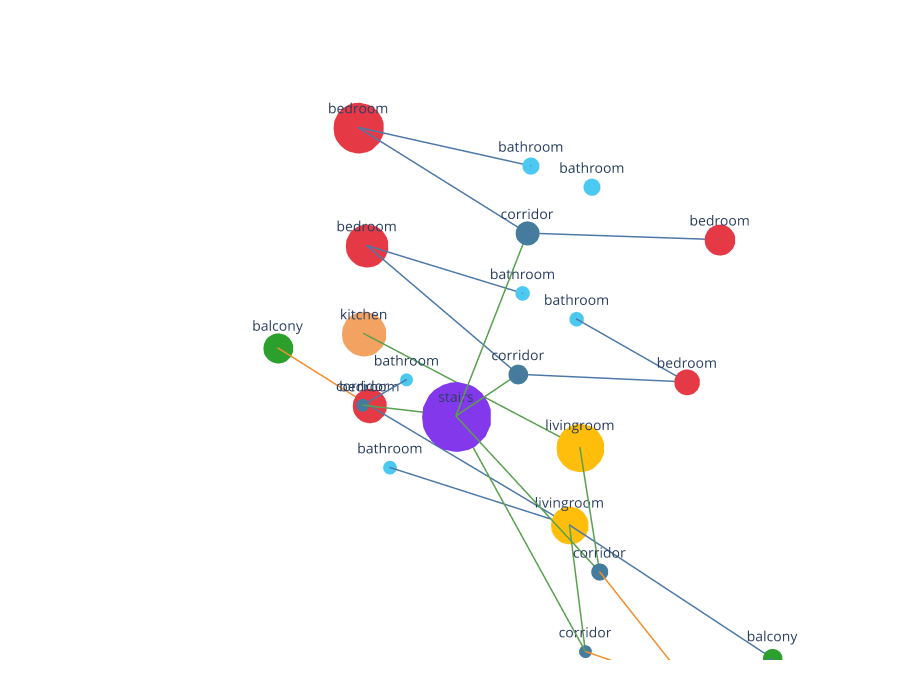

Notebook code cell kept with this figure:
### Markdown cell above
## 11B. Visualise the room adjacency graph

### Code cell
DOOR_COLOR = {
    "passage":       "#59A14F",
    "door":          "#4E79A7",
    "entrance_door": "#F28E2B",
}

# Area per cell — selectors and all_cells are built 1-to-1
cell_areas = [Cell.SurfaceArea(c) for c in all_cells]
min_area   = min(cell_areas)
max_area   = max(cell_areas)

def area_to_size(area):
    return 12 + int(48 * (area - min_area) / (max_area - min_area + 1))

# Selector positions for nearest-neighbour lookup
sel_pos = [(Vertex.X(s), Vertex.Y(s), Vertex.Z(s)) for s in selectors]

def _d3(a, b):
    return ((a[0]-b[0])**2 + (a[1]-b[1])**2 + (a[2]-b[2])**2) ** 0.5

def nearest_sel_idx(v):
    p = (Vertex.X(v), Vertex.Y(v), Vertex.Z(v))
    return min(range(len(sel_pos)), key=lambda i: _d3(p, sel_pos[i]))

def nearest_area(v):
    return cell_areas[nearest_sel_idx(v)]

def get_rt(v):
    return Dictionary.ValueAtKey(Topology.Dictionary(v), "room_type")

def is_stair_v(v):
    return get_rt(v) == "stairs"

def is_room_v(v):
    return get_rt(v) is not None

all_verts = Graph.Vertices(graph) or []
all_edges = Graph.Edges(graph) or []

room_verts      = [v for v in all_verts if is_room_v(v)]
stair_verts     = [v for v in room_verts if is_stair_v(v)]
non_stair_verts = [v for v in room_verts if not is_stair_v(v)]

# Split stair selectors into entrance (first 2 in load order = Stair.obj objects 1-2)
# and main shaft (last 4 = objects 3-6), matching the Stair.obj object ordering.
stair_sel_indices = [i for i, s in enumerate(selectors)
                     if Dictionary.ValueAtKey(Topology.Dictionary(s), "room_type") == "stairs"]
entrance_sel_set  = set(stair_sel_indices[:2])   # objects 1-2: entrance stair
main_sel_set      = set(stair_sel_indices[2:])    # objects 3-6: main 4-floor shaft

stair_main_verts = [v for v in stair_verts if nearest_sel_idx(v) in main_sel_set]
stair_ext_verts  = [v for v in stair_verts if nearest_sel_idx(v) in entrance_sel_set]

def _make_stair_rep(verts, label):
    if not verts:
        return None
    sx = sum(Vertex.X(v) for v in verts) / len(verts)
    sy = sum(Vertex.Y(v) for v in verts) / len(verts)
    sz = sum(Vertex.Z(v) for v in verts) / len(verts)
    area = sum(nearest_area(v) for v in verts)
    rep  = Vertex.ByCoordinates(sx, sy, sz)
    rep  = Topology.SetDictionary(rep, Dictionary.ByKeysValues(
        ["v_color", "v_label", "v_size", "room_type"],
        [ROOM_COLOR["stairs"], label, area_to_size(area), "stairs"]
    ))
    return rep

stair_main_rep = _make_stair_rep(stair_main_verts, "stairs")
stair_ext_rep  = _make_stair_rep(stair_ext_verts,  "stairs")

# Style non-stair vertices with area-scaled sizes
vis_verts = []
for v in non_stair_verts:
    rt   = get_rt(v) or "unknown"
    area = nearest_area(v)
    d    = Dictionary.SetValuesAtKeys(
        Topology.Dictionary(v),
        ["v_color", "v_label", "v_size"],
        [ROOM_COLOR.get(rt, "#AAAAAA"), rt, area_to_size(area)]
    )
    vis_verts.append(Topology.SetDictionary(v, d))

if stair_main_rep:
    vis_verts.append(stair_main_rep)
if stair_ext_rep:
    vis_verts.append(stair_ext_rep)

# Build a lookup: for any stair graph vertex, which rep node does it map to?
def stair_rep_for(v):
    if not is_stair_v(v):
        return v
    return stair_main_rep if nearest_sel_idx(v) in main_sel_set else stair_ext_rep

# Edges: remap stair endpoints to their rep node
vis_edges  = []
seen_pairs = set()
for e in all_edges:
    sv = Edge.StartVertex(e)
    ev = Edge.EndVertex(e)
    if not is_room_v(sv) or not is_room_v(ev):
        continue
    sv2 = stair_rep_for(sv)
    ev2 = stair_rep_for(ev)
    if sv2 is ev2:
        continue
    key = tuple(sorted([id(sv2), id(ev2)]))
    if key in seen_pairs:
        continue
    seen_pairs.add(key)
    new_e = Edge.ByVertices([sv2, ev2])
    if new_e:
        dt    = Dictionary.ValueAtKey(Topology.Dictionary(e), "door_type") or "door"
        new_e = Topology.SetDictionary(new_e, Dictionary.ByKeysValues(
            ["e_color"], [DOOR_COLOR.get(dt, "#888888")]
        ))
        vis_edges.append(new_e)

print(f"Main stair     : {len(stair_main_verts)} cells → 1 node")
print(f"Entrance stair : {len(stair_ext_verts)} cells → 1 node")
print(f"Vis nodes : {len(vis_verts)}  |  Vis edges : {len(vis_edges)}")

Topology.Show(
    vis_verts + vis_edges,
    vertexSizeKey="v_size",
    vertexColorKey="v_color",
    showVertexLabel=True, vertexLabelKey="v_label", vertexLabelFontSize=14,
    edgeWidth=3, edgeColorKey="e_color",
    backgroundColor="white",
    width=900, height=700,
    renderer=renderer
)

### Figure 1 — Plotly figure (JSON) as saved in the notebook; plotly's stock layout.template omitted (floating-point values rounded to 4 significant figures)
{"data": [{"customdata": ["bedroom"], "hoverinfo": "text", "hovertemplate": ["Click bedroom"], "hovertext": ["bedroom"], "legendgroup": "1", "legendrank": 1, "marker": {"color": ["#E63946"], "line": {"width": 0}, "opacity": 1, "size": [36], "sizemode": "diameter", "symbol": "circle"}, "mode": "markers+text", "name": "1: Untitled (Vertices)", "showlegend": false, "text": ["bedroom"], "textfont": {"size": 14}, "type": "scatter3d", "x": [0.8051], "y": [6.481], "z": [10.41]}, {"customdata": ["corridor"], "hoverinfo": "text", "hovertemplate": ["Click corridor"], "hovertext": ["corridor"], "legendgroup": "5", "legendrank": 5, "marker": {"color": ["#457B9D"], "line": {"width": 0}, "opacity": 1, "size": [28], "sizemode": "diameter", "symbol": "circle"}, "mode": "markers+text", "name": "2: Untitled (Vertices)", "showlegend": false, "text": ["corridor"], "textfont": {"size": 14}, "type": "scatter3d", "x": [-1.499], "y": [9.164], "z": [10.41]}, {"customdata": ["bathroom"], "hoverinfo": "text", "hovertemplate": ["Click bathroom"], "hovertext": ["bathroom"], "legendgroup": "9", "legendrank": 9, "marker": {"color": ["#4CC9F0"], "line": {"width": 0}, "opacity": 1, "size": [20], "sizemode": "diameter", "symbol": "circle"}, "mode": "markers+text", "name": "3: Untitled (Vertices)", "showlegend": false, "text": ["bathroom"], "textfont": {"size": 14}, "type": "scatter3d", "x": [1.123], "y": [9.604], "z": [10.41]}, {"customdata": ["corridor"], "hoverinfo": "text", "hovertemplate": ["Click corridor"], "hovertext": ["corridor"], "legendgroup": "13", "legendrank": 13, "marker": {"color": ["#457B9D"], "line": {"width": 0}, "opacity": 1, "size": [23], "sizemode": "diameter", "symbol": "circle"}, "mode": "markers+text", "name": "4: Untitled (Vertices)", "showlegend": false, "text": ["corridor"], "textfont": {"size": 14}, "type": "scatter3d", "x": [-1.499], "y": [9.164], "z": [7.097]}, {"customdata": ["bedroom"], "hoverinfo": "text", "hovertemplate": ["Click bedroom"], "hovertext": ["bedroom"], "legendgroup": "17", "legendrank": 17, "marker": {"color": ["#E63946"], "line": {"width": 0}, "opacity": 1, "size": [59], "sizemode": "diameter", "symbol": "circle"}, "mode": "markers+text", "name": "5: Untitled (Vertices)", "showlegend": false, "text": ["bedroom"], "textfont": {"size": 14}, "type": "scatter3d", "x": [0.02888], "y": [16.02], "z": [10.41]}, {"customdata": ["bathroom"], "hoverinfo": "text", "hovertemplate": ["Click bathroom"], "hovertext": ["bathroom"], "legendgroup": "21", "legendrank": 21, "marker": {"color": ["#4CC9F0"], "line": {"width": 0}, "opacity": 1, "size": [20], "sizemode": "diameter", "symbol": "circle"}, "mode": "markers+text", "name": "6: Untitled (Vertices)", "showlegend": false, "text": ["bathroom"], "textfont": {"size": 14}, "type": "scatter3d", "x": [1.123], "y": [11.28], "z": [10.41]}, {"customdata": ["bedroom"], "hoverinfo": "text", "hovertemplate": ["Click bedroom"], "hovertext": ["bedroom"], "legendgroup": "25", "legendrank": 25, "marker": {"color": ["#E63946"], "line": {"width": 0}, "opacity": 1, "size": [30], "sizemode": "diameter", "symbol": "circle"}, "mode": "markers+text", "name": "7: Untitled (Vertices)", "showlegend": false, "text": ["bedroom"], "textfont": {"size": 14}, "type": "scatter3d", "x": [0.8051], "y": [6.481], "z": [7.097]}, {"customdata": ["bathroom"], "hoverinfo": "text", "hovertemplate": ["Click bathroom"], "hovertext": ["bathroom"], "legendgroup": "29", "legendrank": 29, "marker": {"color": ["#4CC9F0"], "line": {"width": 0}, "opacity": 1, "size": [17], "sizemode": "diameter", "symbol": "circle"}, "mode": "markers+text", "name": "8: Untitled (Vertices)", "showlegend": false, "text": ["bathroom"], "textfont": {"size": 14}, "type": "scatter3d", "x": [1.123], "y": [9.604], "z": [7.097]}, {"customdata": ["corridor"], "hoverinfo": "text", "hovertemplate": ["Click corridor"], "hovertext": ["corridor"], "legendgroup": "33", "legendrank": 33, "marker": {"color": ["#457B9D"], "line": {"width": 0}, "opacity": 1, "size": [20], "sizemode": "diameter", "symbol": "circle"}, "mode": "markers+text", "name": "9: Untitled (Vertices)", "showlegend": false, "text": ["corridor"], "textfont": {"size": 14}, "type": "scatter3d", "x": [-2.16], "y": [6.128], "z": [3.895]}, {"customdata": ["bedroom"], "hoverinfo": "text", "hovertemplate": ["Click bedroom"], "hovertext": ["bedroom"], "legendgroup": "37", "legendrank": 37, "marker": {"color": ["#E63946"], "line": {"width": 0}, "opacity": 1, "size": [50], "sizemode": "diameter", "symbol": "circle"}, "mode": "markers+text", "name": "10: Untitled (Vertices)", "showlegend": false, "text": ["bedroom"], "textfont": {"size": 14}, "type": "scatter3d", "x": [0.02888], "y": [16.02], "z": [7.097]}, {"customdata": ["bathroom"], "hoverinfo": "text", "hovertemplate": ["Click bathroom"], "hovertext": ["bathroom"], "legendgroup": "41", "legendrank": 41, "marker": {"color": ["#4CC9F0"], "line": {"width": 0}, "opacity": 1, "size": [17], "sizemode": "diameter", "symbol": "circle"}, "mode": "markers+text", "name": "11: Untitled (Vertices)", "showlegend": false, "text": ["bathroom"], "textfont": {"size": 14}, "type": "scatter3d", "x": [1.123], "y": [11.28], "z": [7.097]}, {"customdata": ["bathroom"], "hoverinfo": "text", "hovertemplate": ["Click bathroom"], "hovertext": ["bathroom"], "legendgroup": "45", "legendrank": 45, "marker": {"color": ["#4CC9F0"], "line": {"width": 0}, "opacity": 1, "size": [15], "sizemode": "diameter", "symbol": "circle"}, "mode": "markers+text", "name": "12: Untitled (Vertices)", "showlegend": false, "text": ["bathroom"], "textfont": {"size": 14}, "type": "scatter3d", "x": [-0.5772], "y": [13.87], "z": [3.895]}, {"customdata": ["corridor"], "hoverinfo": "text", "hovertemplate": ["Click corridor"], "hovertext": ["corridor"], "legendgroup": "49", "legendrank": 49, "marker": {"color": ["#457B9D"], "line": {"width": 0}, "opacity": 1, "size": [15], "sizemode": "diameter", "symbol": "circle"}, "mode": "markers+text", "name": "13: Untitled (Vertices)", "showlegend": false, "text": ["corridor"], "textfont": {"size": 14}, "type": "scatter3d", "x": [-2.166], "y": [13.87], "z": [3.895]}, {"customdata": ["livingroom"], "hoverinfo": "text", "hovertemplate": ["Click livingroom"], "hovertext": ["livingroom"], "legendgroup": "53", "legendrank": 53, "marker": {"color": ["#FFBE0B"], "line": {"width": 0}, "opacity": 1, "size": [56], "sizemode": "diameter", "symbol": "circle"}, "mode": "markers+text", "name": "14: Untitled (Vertices)", "showlegend": false, "text": ["livingroom"], "textfont": {"size": 14}, "type": "scatter3d", "x": [0.6233], "y": [8.731], "z": [3.895]}, {"customdata": ["corridor"], "hoverinfo": "text", "hovertemplate": ["Click corridor"], "hovertext": ["corridor"], "legendgroup": "57", "legendrank": 57, "marker": {"color": ["#457B9D"], "line": {"width": 0}, "opacity": 1, "size": [15], "sizemode": "diameter", "symbol": "circle"}, "mode": "markers+text", "name": "15: Untitled (Vertices)", "showlegend": false, "text": ["corridor"], "textfont": {"size": 14}, "type": "scatter3d", "x": [-2.16], "y": [6.128], "z": [1.04]}, {"customdata": ["bathroom"], "hoverinfo": "text", "hovertemplate": ["Click bathroom"], "hovertext": ["bathroom"], "legendgroup": "61", "legendrank": 61, "marker": {"color": ["#4CC9F0"], "line": {"width": 0}, "opacity": 1, "size": [16], "sizemode": "diameter", "symbol": "circle"}, "mode": "markers+text", "name": "16: Untitled (Vertices)", "showlegend": false, "text": ["bathroom"], "textfont": {"size": 14}, "type": "scatter3d", "x": [-1.372], "y": [13.87], "z": [1.04]}, {"customdata": ["kitchen"], "hoverinfo": "text", "hovertemplate": ["Click kitchen"], "hovertext": ["kitchen"], "legendgroup": "65", "legendrank": 65, "marker": {"color": ["#F4A261"], "line": {"width": 0}, "opacity": 1, "size": [52], "sizemode": "diameter", "symbol": "circle"}, "mode": "markers+text", "name": "17: Untitled (Vertices)", "showlegend": false, "text": ["kitchen"], "textfont": {"size": 14}, "type": "scatter3d", "x": [0.05938], "y": [16.52], "z": [3.895]}, {"customdata": ["livingroom"], "hoverinfo": "text", "hovertemplate": ["Click livingroom"], "hovertext": ["livingroom"], "legendgroup": "69", "legendrank": 69, "marker": {"color": ["#FFBE0B"], "line": {"width": 0}, "opacity": 1, "size": [44], "sizemode": "diameter", "symbol": "circle"}, "mode": "markers+text", "name": "18: Untitled (Vertices)", "showlegend": false, "text": ["livingroom"], "textfont": {"size": 14}, "type": "scatter3d", "x": [0.6234], "y": [8.731], "z": [1.04]}, {"customdata": ["bedroom"], "hoverinfo": "text", "hovertemplate": ["Click bedroom"], "hovertext": ["bedroom"], "legendgroup": "73", "legendrank": 73, "marker": {"color": ["#E63946"], "line": {"width": 0}, "opacity": 1, "size": [40], "sizemode": "diameter", "symbol": "circle"}, "mode": "markers+text", "name": "19: Untitled (Vertices)", "showlegend": false, "text": ["bedroom"], "textfont": {"size": 14}, "type": "scatter3d", "x": [0.05937], "y": [16.52], "z": [1.039]}, {"customdata": ["balcony"], "hoverinfo": "text", "hovertemplate": ["Click balcony"], "hovertext": ["balcony"], "legendgroup": "77", "legendrank": 77, "marker": {"color": ["#2CA02C"], "line": {"width": 0}, "opacity": 1, "size": [23], "sizemode": "diameter", "symbol": "circle"}, "mode": "markers+text", "name": "20: Untitled (Vertices)", "showlegend": false, "text": ["balcony"], "textfont": {"size": 14}, "type": "scatter3d", "x": [0.7304], "y": [2.985], "z": [1.04]}, {"customdata": ["balcony"], "hoverinfo": "text", "hovertemplate": ["Click balcony"], "hovertext": ["balcony"], "legendgroup": "81", "legendrank": 81, "marker": {"color": ["#2CA02C"], "line": {"width": 0}, "opacity": 1, "size": [35], "sizemode": "diameter", "symbol": "circle"}, "mode": "markers+text", "name": "21: Untitled (Vertices)", "showlegend": false, "text": ["balcony"], "textfont": {"size": 14}, "type": "scatter3d", "x": [-0.1776], "y": [21.4], "z": [1.04]}, {"customdata": ["stairs"], "hoverinfo": "text", "hovertemplate": ["Click stairs"], "hovertext": ["stairs"], "legendgroup": "85", "legendrank": 85, "marker": {"color": ["#8338EC"], "line": {"width": 0}, "opacity": 1, "size": [81], "sizemode": "diameter", "symbol": "circle"}, "mode": "markers+text", "name": "22: Untitled (Vertices)", "showlegend": false, "text": ["stairs"], "textfont": {"size": 14}, "type": "scatter3d", "x": [-2.16], "y": [10.37], "z": [5.612]}, {"customdata": ["stairs"], "hoverinfo": "text", "hovertemplate": ["Click stairs"], "hovertext": ["stairs"], "legendgroup": "89", "legendrank": 89, "marker": {"color": ["#8338EC"], "line": {"width": 0}, "opacity": 1, "size": [21], "sizemode": "diameter", "symbol": "circle"}, "mode": "markers+text", "name": "23: Untitled (Vertices)", "showlegend": false, "text": ["stairs"], "textfont": {"size": 14}, "type": "scatter3d", "x": [-2.16], "y": [3.676], "z": [2.467]}, {"customdata": ["corridor", "stairs"], "hoverinfo": "text", "hovertemplate": ["Click corridor", "Click stairs"], "hovertext": ["corridor", "stairs"], "legendgroup": "93", "legendrank": 93, "marker": {"color": ["#457B9D", "#8338EC"], "line": {"width": 0}, "opacity": 1, "size": [15, 21], "sizemode": "diameter", "symbol": "circle"}, "mode": "markers+text", "name": "24: Untitled (Vertices)", "showlegend": false, "text": ["corridor", "stairs"], "textfont": {"size": 14}, "type": "scatter3d", "x": [-2.16, -2.16], "y": [6.128, 3.676], "z": [1.04, 2.467]}, {"hoverinfo": "text", "hovertext": [], "legendgroup": "94", "legendrank": 94, "line": {"color": "#F28E2B", "dash": "solid", "width": 3}, "marker": {"color": "#F28E2B", "size": 0.75, "symbol": "circle"}, "mode": "markers+lines", "name": "24: Untitled (Edges)", "showlegend": false, "text": [], "type": "scatter3d", "x": [-2.16, -2.16, null], "y": [6.128, 3.676, null], "z": [1.04, 2.467, null]}, {"customdata": ["corridor", "stairs"], "hoverinfo": "text", "hovertemplate": ["Click corridor", "Click stairs"], "hovertext": ["corridor", "stairs"], "legendgroup": "97", "legendrank": 97, "marker": {"color": ["#457B9D", "#8338EC"], "line": {"width": 0}, "opacity": 1, "size": [15, 81], "sizemode": "diameter", "symbol": "circle"}, "mode": "markers+text", "name": "25: Untitled (Vertices)", "showlegend": false, "text": ["corridor", "stairs"], "textfont": {"size": 14}, "type": "scatter3d", "x": [-2.16, -2.16], "y": [6.128, 10.37], "z": [1.04, 5.612]}, {"hoverinfo": "text", "hovertext": [], "legendgroup": "98", "legendrank": 98, "line": {"color": "#59A14F", "dash": "solid", "width": 3}, "marker": {"color": "#59A14F", "size": 0.75, "symbol": "circle"}, "mode": "markers+lines", "name": "25: Untitled (Edges)", "showlegend": false, "text": [], "type": "scatter3d", "x": [-2.16, -2.16, null], "y": [6.128, 10.37, null], "z": [1.04, 5.612, null]}, {"customdata": ["corridor", "livingroom"], "hoverinfo": "text", "hovertemplate": ["Click corridor", "Click livingroom"], "hovertext": ["corridor", "livingroom"], "legendgroup": "101", "legendrank": 101, "marker": {"color": ["#457B9D", "#FFBE0B"], "line": {"width": 0}, "opacity": 1, "size": [15, 44], "sizemode": "diameter", "symbol": "circle"}, "mode": "markers+text", "name": "26: Untitled (Vertices)", "showlegend": false, "text": ["corridor", "livingroom"], "textfont": {"size": 14}, "type": "scatter3d", "x": [-2.16, 0.6234], "y": [6.128, 8.731], "z": [1.04, 1.04]}, {"hoverinfo": "text", "hovertext": [], "legendgroup": "102", "legendrank": 102, "line": {"color": "#59A14F", "dash": "solid", "width": 3}, "marker": {"color": "#59A14F", "size": 0.75, "symbol": "circle"}, "mode": "markers+lines", "name": "26: Untitled (Edges)", "showlegend": false, "text": [], "type": "scatter3d", "x": [-2.16, 0.6234, null], "y": [6.128, 8.731, null], "z": [1.04, 1.04, null]}, {"customdata": ["balcony", "stairs"], "hoverinfo": "text", "hovertemplate": ["Click balcony", "Click stairs"], "hovertext": ["balcony", "stairs"], "legendgroup": "105", "legendrank": 105, "marker": {"color": ["#2CA02C", "#8338EC"], "line": {"width": 0}, "opacity": 1, "size": [23, 21], "sizemode": "diameter", "symbol": "circle"}, "mode": "markers+text", "name": "27: Untitled (Vertices)", "showlegend": false, "text": ["balcony", "stairs"], "textfont": {"size": 14}, "type": "scatter3d", "x": [0.7304, -2.16], "y": [2.985, 3.676], "z": [1.04, 2.467]}, {"hoverinfo": "text", "hovertext": [], "legendgroup": "106", "legendrank": 106, "line": {"color": "#4E79A7", "dash": "solid", "width": 3}, "marker": {"color": "#4E79A7", "size": 0.75, "symbol": "circle"}, "mode": "markers+lines", "name": "27: Untitled (Edges)", "showlegend": false, "text": [], "type": "scatter3d", "x": [0.7304, -2.16, null], "y": [2.985, 3.676, null], "z": [1.04, 2.467, null]}, {"customdata": ["bathroom", "livingroom"], "hoverinfo": "text", "hovertemplate": ["Click bathroom", "Click livingroom"], "hovertext": ["bathroom", "livingroom"], "legendgroup": "109", "legendrank": 109, "marker": {"color": ["#4CC9F0", "#FFBE0B"], "line": {"width": 0}, "opacity": 1, "size": [16, 44], "sizemode": "diameter", "symbol": "circle"}, "mode": "markers+text", "name": "28: Untitled (Vertices)", "showlegend": false, "text": ["bathroom", "livingroom"], "textfont": {"size": 14}, "type": "scatter3d", "x": [-1.372, 0.6234], "y": [13.87, 8.731], "z": [1.04, 1.04]}, {"hoverinfo": "text", "hovertext": [], "legendgroup": "110", "legendrank": 110, "line": {"color": "#4E79A7", "dash": "solid", "width": 3}, "marker": {"color": "#4E79A7", "size": 0.75, "symbol": "circle"}, "mode": "markers+lines", "name": "28: Untitled (Edges)", "showlegend": false, "text": [], "type": "scatter3d", "x": [-1.372, 0.6234, null], "y": [13.87, 8.731, null], "z": [1.04, 1.04, null]}, {"customdata": ["bedroom", "balcony"], "hoverinfo": "text", "hovertemplate": ["Click bedroom", "Click balcony"], "hovertext": ["bedroom", "balcony"], "legendgroup": "113", "legendrank": 113, "marker": {"color": ["#E63946", "#2CA02C"], "line": {"width": 0}, "opacity": 1, "size": [40, 35], "sizemode": "diameter", "symbol": "circle"}, "mode": "markers+text", "name": "29: Untitled (Vertices)", "showlegend": false, "text": ["bedroom", "balcony"], "textfont": {"size": 14}, "type": "scatter3d", "x": [0.05937, -0.1776], "y": [16.52, 21.4], "z": [1.039, 1.04]}, {"hoverinfo": "text", "hovertext": [], "legendgroup": "114", "legendrank": 114, "line": {"color": "#F28E2B", "dash": "solid", "width": 3}, "marker": {"color": "#F28E2B", "size": 0.75, "symbol": "circle"}, "mode": "markers+lines", "name": "29: Untitled (Edges)", "showlegend": false, "text": [], "type": "scatter3d", "x": [0.05937, -0.1776, null], "y": [16.52, 21.4, null], "z": [1.039, 1.04, null]}, {"customdata": ["livingroom", "bedroom"], "hoverinfo": "text", "hovertemplate": ["Click livingroom", "Click bedroom"], "hovertext": ["livingroom", "bedroom"], "legendgroup": "117", "legendrank": 117, "marker": {"color": ["#FFBE0B", "#E63946"], "line": {"width": 0}, "opacity": 1, "size": [44, 40], "sizemode": "diameter", "symbol": "circle"}, "mode": "markers+text", "name": "30: Untitled (Vertices)", "showlegend": false, "text": ["livingroom", "bedroom"], "textfont": {"size": 14}, "type": "scatter3d", "x": [0.6234, 0.05937], "y": [8.731, 16.52], "z": [1.04, 1.039]}, {"hoverinfo": "text", "hovertext": [], "legendgroup": "118", "legendrank": 118, "line": {"color": "#4E79A7", "dash": "solid", "width": 3}, "marker": {"color": "#4E79A7", "size": 0.75, "symbol": "circle"}, "mode": "markers+lines", "name": "30: Untitled (Edges)", "showlegend": false, "text": [], "type": "scatter3d", "x": [0.6234, 0.05937, null], "y": [8.731, 16.52, null], "z": [1.04, 1.039, null]}, {"customdata": ["livingroom", "kitchen"], "hoverinfo": "text", "hovertemplate": ["Click livingroom", "Click kitchen"], "hovertext": ["livingroom", "kitchen"], "legendgroup": "121", "legendrank": 121, "marker": {"color": ["#FFBE0B", "#F4A261"], "line": {"width": 0}, "opacity": 1, "size": [56, 52], "sizemode": "diameter", "symbol": "circle"}, "mode": "markers+text", "name": "31: Untitled (Vertices)", "showlegend": false, "text": ["livingroom", "kitchen"], "textfont": {"size": 14}, "type": "scatter3d", "x": [0.6233, 0.05938], "y": [8.731, 16.52], "z": [3.895, 3.895]}, {"hoverinfo": "text", "hovertext": [], "legendgroup": "122", "legendrank": 122, "line": {"color": "#59A14F", "dash": "solid", "width": 3}, "marker": {"color": "#59A14F", "size": 0.75, "symbol": "circle"}, "mode": "markers+lines", "name": "31: Untitled (Edges)", "showlegend": false, "text": [], "type": "scatter3d", "x": [0.6233, 0.05938, null], "y": [8.731, 16.52, null], "z": [3.895, 3.895, null]}, {"customdata": ["balcony", "stairs"], "hoverinfo": "text", "hovertemplate": ["Click balcony", "Click stairs"], "hovertext": ["balcony", "stairs"], "legendgroup": "125", "legendrank": 125, "marker": {"color": ["#2CA02C", "#8338EC"], "line": {"width": 0}, "opacity": 1, "size": [23, 21], "sizemode": "diameter", "symbol": "circle"}, "mode": "markers+text", "name": "32: Untitled (Vertices)", "showlegend": false, "text": ["balcony", "stairs"], "textfont": {"size": 14}, "type": "scatter3d", "x": [0.7304, -2.16], "y": [2.985, 3.676], "z": [1.04, 2.467]}, {"hoverinfo": "text", "hovertext": [], "legendgroup": "126", "legendrank": 126, "line": {"color": "#4E79A7", "dash": "solid", "width": 3}, "marker": {"color": "#4E79A7", "size": 0.75, "symbol": "circle"}, "mode": "markers+lines", "name": "32: Untitled (Edges)", "showlegend": false, "text": [], "type": "scatter3d", "x": [0.7304, -2.16, null], "y": [2.985, 3.676, null], "z": [1.04, 2.467, null]}, {"customdata": ["balcony", "livingroom"], "hoverinfo": "text", "hovertemplate": ["Click balcony", "Click livingroom"], "hovertext": ["balcony", "livingroom"], "legendgroup": "129", "legendrank": 129, "marker": {"color": ["#2CA02C", "#FFBE0B"], "line": {"width": 0}, "opacity": 1, "size": [23, 44], "sizemode": "diameter", "symbol": "circle"}, "mode": "markers+text", "name": "33: Untitled (Vertices)", "showlegend": false, "text": ["balcony", "livingroom"], "textfont": {"size": 14}, "type": "scatter3d", "x": [0.7304, 0.6234], "y": [2.985, 8.731], "z": [1.04, 1.04]}, {"hoverinfo": "text", "hovertext": [], "legendgroup": "130", "legendrank": 130, "line": {"color": "#4E79A7", "dash": "solid", "width": 3}, "marker": {"color": "#4E79A7", "size": 0.75, "symbol": "circle"}, "mode": "markers+lines", "name": "33: Untitled (Edges)", "showlegend": false, "text": [], "type": "scatter3d", "x": [0.7304, 0.6234, null], "y": [2.985, 8.731, null], "z": [1.04, 1.04, null]}, {"customdata": ["corridor", "stairs"], "hoverinfo": "text", "hovertemplate": ["Click corridor", "Click stairs"], "hovertext": ["corridor", "stairs"], "legendgroup": "133", "legendrank": 133, "marker": {"color": ["#457B9D", "#8338EC"], "line": {"width": 0}, "opacity": 1, "size": [20, 81], "sizemode": "diameter", "symbol": "circle"}, "mode": "markers+text", "name": "34: Untitled (Vertices)", "showlegend": false, "text": ["corridor", "stairs"], "textfont": {"size": 14}, "type": "scatter3d", "x": [-2.16, -2.16], "y": [6.128, 10.37], "z": [3.895, 5.612]}, {"hoverinfo": "text", "hovertext": [], "legendgroup": "134", "legendrank": 134, "line": {"color": "#59A14F", "dash": "solid", "width": 3}, "marker": {"color": "#59A14F", "size": 0.75, "symbol": "circle"}, "mode": "markers+lines", "name": "34: Untitled (Edges)", "showlegend": false, "text": [], "type": "scatter3d", "x": [-2.16, -2.16, null], "y": [6.128, 10.37, null], "z": [3.895, 5.612, null]}, {"customdata": ["corridor", "stairs"], "hoverinfo": "text", "hovertemplate": ["Click corridor", "Click stairs"], "hovertext": ["corridor", "stairs"], "legendgroup": "137", "legendrank": 137, "marker": {"color": ["#457B9D", "#8338EC"], "line": {"width": 0}, "opacity": 1, "size": [15, 81], "sizemode": "diameter", "symbol": "circle"}, "mode": "markers+text", "name": "35: Untitled (Vertices)", "showlegend": false, "text": ["corridor", "stairs"], "textfont": {"size": 14}, "type": "scatter3d", "x": [-2.166, -2.16], "y": [13.87, 10.37], "z": [3.895, 5.612]}, {"hoverinfo": "text", "hovertext": [], "legendgroup": "138", "legendrank": 138, "line": {"color": "#59A14F", "dash": "solid", "width": 3}, "marker": {"color": "#59A14F", "size": 0.75, "symbol": "circle"}, "mode": "markers+lines", "name": "35: Untitled (Edges)", "showlegend": false, "text": [], "type": "scatter3d", "x": [-2.166, -2.16, null], "y": [13.87, 10.37, null], "z": [3.895, 5.612, null]}, {"customdata": ["corridor", "stairs"], "hoverinfo": "text", "hovertemplate": ["Click corridor", "Click stairs"], "hovertext": ["corridor", "stairs"], "legendgroup": "141", "legendrank": 141, "marker": {"color": ["#457B9D", "#8338EC"], "line": {"width": 0}, "opacity": 1, "size": [20, 21], "sizemode": "diameter", "symbol": "circle"}, "mode": "markers+text", "name": "36: Untitled (Vertices)", "showlegend": false, "text": ["corridor", "stairs"], "textfont": {"size": 14}, "type": "scatter3d", "x": [-2.16, -2.16], "y": [6.128, 3.676], "z": [3.895, 2.467]}, {"hoverinfo": "text", "hovertext": [], "legendgroup": "142", "legendrank": 142, "line": {"color": "#F28E2B", "dash": "solid", "width": 3}, "marker": {"color": "#F28E2B", "size": 0.75, "symbol": "circle"}, "mode": "markers+lines", "name": "36: Untitled (Edges)", "showlegend": false, "text": [], "type": "scatter3d", "x": [-2.16, -2.16, null], "y": [6.128, 3.676, null], "z": [3.895, 2.467, null]}, {"customdata": ["corridor", "livingroom"], "hoverinfo": "text", "hovertemplate": ["Click corridor", "Click livingroom"], "hovertext": ["corridor", "livingroom"], "legendgroup": "145", "legendrank": 145, "marker": {"color": ["#457B9D", "#FFBE0B"], "line": {"width": 0}, "opacity": 1, "size": [20, 56], "sizemode": "diameter", "symbol": "circle"}, "mode": "markers+text", "name": "37: Untitled (Vertices)", "showlegend": false, "text": ["corridor", "livingroom"], "textfont": {"size": 14}, "type": "scatter3d", "x": [-2.16, 0.6233], "y": [6.128, 8.731], "z": [3.895, 3.895]}, {"hoverinfo": "text", "hovertext": [], "legendgroup": "146", "legendrank": 146, "line": {"color": "#59A14F", "dash": "solid", "width": 3}, "marker": {"color": "#59A14F", "size": 0.75, "symbol": "circle"}, "mode": "markers+lines", "name": "37: Untitled (Edges)", "showlegend": false, "text": [], "type": "scatter3d", "x": [-2.16, 0.6233, null], "y": [6.128, 8.731, null], "z": [3.895, 3.895, null]}, {"customdata": ["corridor", "stairs"], "hoverinfo": "text", "hovertemplate": ["Click corridor", "Click stairs"], "hovertext": ["corridor", "stairs"], "legendgroup": "149", "legendrank": 149, "marker": {"color": ["#457B9D", "#8338EC"], "line": {"width": 0}, "opacity": 1, "size": [23, 81], "sizemode": "diameter", "symbol": "circle"}, "mode": "markers+text", "name": "38: Untitled (Vertices)", "showlegend": false, "text": ["corridor", "stairs"], "textfont": {"size": 14}, "type": "scatter3d", "x": [-1.499, -2.16], "y": [9.164, 10.37], "z": [7.097, 5.612]}, {"hoverinfo": "text", "hovertext": [], "legendgroup": "150", "legendrank": 150, "line": {"color": "#59A14F", "dash": "solid", "width": 3}, "marker": {"color": "#59A14F", "size": 0.75, "symbol": "circle"}, "mode": "markers+lines", "name": "38: Untitled (Edges)", "showlegend": false, "text": [], "type": "scatter3d", "x": [-1.499, -2.16, null], "y": [9.164, 10.37, null], "z": [7.097, 5.612, null]}, {"customdata": ["bedroom", "bathroom"], "hoverinfo": "text", "hovertemplate": ["Click bedroom", "Click bathroom"], "hovertext": ["bedroom", "bathroom"], "legendgroup": "153", "legendrank": 153, "marker": {"color": ["#E63946", "#4CC9F0"], "line": {"width": 0}, "opacity": 1, "size": [50, 17], "sizemode": "diameter", "symbol": "circle"}, "mode": "markers+text", "name": "39: Untitled (Vertices)", "showlegend": false, "text": ["bedroom", "bathroom"], "textfont": {"size": 14}, "type": "scatter3d", "x": [0.02888, 1.123], "y": [16.02, 11.28], "z": [7.097, 7.097]}, {"hoverinfo": "text", "hovertext": [], "legendgroup": "154", "legendrank": 154, "line": {"color": "#4E79A7", "dash": "solid", "width": 3}, "marker": {"color": "#4E79A7", "size": 0.75, "symbol": "circle"}, "mode": "markers+lines", "name": "39: Untitled (Edges)", "showlegend": false, "text": [], "type": "scatter3d", "x": [0.02888, 1.123, null], "y": [16.02, 11.28, null], "z": [7.097, 7.097, null]}, {"customdata": ["bathroom", "corridor"], "hoverinfo": "text", "hovertemplate": ["Click bathroom", "Click corridor"], "hovertext": ["bathroom", "corridor"], "legendgroup": "157", "legendrank": 157, "marker": {"color": ["#4CC9F0", "#457B9D"], "line": {"width": 0}, "opacity": 1, "size": [15, 15], "sizemode": "diameter", "symbol": "circle"}, "mode": "markers+text", "name": "40: Untitled (Vertices)", "showlegend": false, "text": ["bathroom", "corridor"], "textfont": {"size": 14}, "type": "scatter3d", "x": [-0.5772, -2.166], "y": [13.87, 13.87], "z": [3.895, 3.895]}, {"hoverinfo": "text", "hovertext": [], "legendgroup": "158", "legendrank": 158, "line": {"color": "#4E79A7", "dash": "solid", "width": 3}, "marker": {"color": "#4E79A7", "size": 0.75, "symbol": "circle"}, "mode": "markers+lines", "name": "40: Untitled (Edges)", "showlegend": false, "text": [], "type": "scatter3d", "x": [-0.5772, -2.166, null], "y": [13.87, 13.87, null], "z": [3.895, 3.895, null]}, {"customdata": ["corridor", "bedroom"], "hoverinfo": "text", "hovertemplate": ["Click corridor", "Click bedroom"], "hovertext": ["corridor", "bedroom"], "legendgroup": "161", "legendrank": 161, "marker": {"color": ["#457B9D", "#E63946"], "line": {"width": 0}, "opacity": 1, "size": [23, 50], "sizemode": "diameter", "symbol": "circle"}, "mode": "markers+text", "name": "41: Untitled (Vertices)", "showlegend": false, "text": ["corridor", "bedroom"], "textfont": {"size": 14}, "type": "scatter3d", "x": [-1.499, 0.02888], "y": [9.164, 16.02], "z": [7.097, 7.097]}, {"hoverinfo": "text", "hovertext": [], "legendgroup": "162", "legendrank": 162, "line": {"color": "#4E79A7", "dash": "solid", "width": 3}, "marker": {"color": "#4E79A7", "size": 0.75, "symbol": "circle"}, "mode": "markers+lines", "name": "41: Untitled (Edges)", "showlegend": false, "text": [], "type": "scatter3d", "x": [-1.499, 0.02888, null], "y": [9.164, 16.02, null], "z": [7.097, 7.097, null]}, {"customdata": ["corridor", "bedroom"], "hoverinfo": "text", "hovertemplate": ["Click corridor", "Click bedroom"], "hovertext": ["corridor", "bedroom"], "legendgroup": "165", "legendrank": 165, "marker": {"color": ["#457B9D", "#E63946"], "line": {"width": 0}, "opacity": 1, "size": [23, 30], "sizemode": "diameter", "symbol": "circle"}, "mode": "markers+text", "name": "42: Untitled (Vertices)", "showlegend": false, "text": ["corridor", "bedroom"], "textfont": {"size": 14}, "type": "scatter3d", "x": [-1.499, 0.8051], "y": [9.164, 6.481], "z": [7.097, 7.097]}, {"hoverinfo": "text", "hovertext": [], "legendgroup": "166", "legendrank": 166, "line": {"color": "#4E79A7", "dash": "solid", "width": 3}, "marker": {"color": "#4E79A7", "size": 0.75, "symbol": "circle"}, "mode": "markers+lines", "name": "42: Untitled (Edges)", "showlegend": false, "text": [], "type": "scatter3d", "x": [-1.499, 0.8051, null], "y": [9.164, 6.481, null], "z": [7.097, 7.097, null]}, {"customdata": ["corridor", "stairs"], "hoverinfo": "text", "hovertemplate": ["Click corridor", "Click stairs"], "hovertext": ["corridor", "stairs"], "legendgroup": "169", "legendrank": 169, "marker": {"color": ["#457B9D", "#8338EC"], "line": {"width": 0}, "opacity": 1, "size": [28, 81], "sizemode": "diameter", "symbol": "circle"}, "mode": "markers+text", "name": "43: Untitled (Vertices)", "showlegend": false, "text": ["corridor", "stairs"], "textfont": {"size": 14}, "type": "scatter3d", "x": [-1.499, -2.16], "y": [9.164, 10.37], "z": [10.41, 5.612]}, {"hoverinfo": "text", "hovertext": [], "legendgroup": "170", "legendrank": 170, "line": {"color": "#59A14F", "dash": "solid", "width": 3}, "marker": {"color": "#59A14F", "size": 0.75, "symbol": "circle"}, "mode": "markers+lines", "name": "43: Untitled (Edges)", "showlegend": false, "text": [], "type": "scatter3d", "x": [-1.499, -2.16, null], "y": [9.164, 10.37, null], "z": [10.41, 5.612, null]}, {"customdata": ["bedroom", "bathroom"], "hoverinfo": "text", "hovertemplate": ["Click bedroom", "Click bathroom"], "hovertext": ["bedroom", "bathroom"], "legendgroup": "173", "legendrank": 173, "marker": {"color": ["#E63946", "#4CC9F0"], "line": {"width": 0}, "opacity": 1, "size": [59, 20], "sizemode": "diameter", "symbol": "circle"}, "mode": "markers+text", "name": "44: Untitled (Vertices)", "showlegend": false, "text": ["bedroom", "bathroom"], "textfont": {"size": 14}, "type": "scatter3d", "x": [0.02888, 1.123], "y": [16.02, 11.28], "z": [10.41, 10.41]}, {"hoverinfo": "text", "hovertext": [], "legendgroup": "174", "legendrank": 174, "line": {"color": "#4E79A7", "dash": "solid", "width": 3}, "marker": {"color": "#4E79A7", "size": 0.75, "symbol": "circle"}, "mode": "markers+lines", "name": "44: Untitled (Edges)", "showlegend": false, "text": [], "type": "scatter3d", "x": [0.02888, 1.123, null], "y": [16.02, 11.28, null], "z": [10.41, 10.41, null]}, {"customdata": ["corridor", "bedroom"], "hoverinfo": "text", "hovertemplate": ["Click corridor", "Click bedroom"], "hovertext": ["corridor", "bedroom"], "legendgroup": "177", "legendrank": 177, "marker": {"color": ["#457B9D", "#E63946"], "line": {"width": 0}, "opacity": 1, "size": [28, 59], "sizemode": "diameter", "symbol": "circle"}, "mode": "markers+text", "name": "45: Untitled (Vertices)", "showlegend": false, "text": ["corridor", "bedroom"], "textfont": {"size": 14}, "type": "scatter3d", "x": [-1.499, 0.02888], "y": [9.164, 16.02], "z": [10.41, 10.41]}, {"hoverinfo": "text", "hovertext": [], "legendgroup": "178", "legendrank": 178, "line": {"color": "#4E79A7", "dash": "solid", "width": 3}, "marker": {"color": "#4E79A7", "size": 0.75, "symbol": "circle"}, "mode": "markers+lines", "name": "45: Untitled (Edges)", "showlegend": false, "text": [], "type": "scatter3d", "x": [-1.499, 0.02888, null], "y": [9.164, 16.02, null], "z": [10.41, 10.41, null]}, {"customdata": ["bedroom", "bathroom"], "hoverinfo": "text", "hovertemplate": ["Click bedroom", "Click bathroom"], "hovertext": ["bedroom", "bathroom"], "legendgroup": "181", "legendrank": 181, "marker": {"color": ["#E63946", "#4CC9F0"], "line": {"width": 0}, "opacity": 1, "size": [30, 17], "sizemode": "diameter", "symbol": "circle"}, "mode": "markers+text", "name": "46: Untitled (Vertices)", "showlegend": false, "text": ["bedroom", "bathroom"], "textfont": {"size": 14}, "type": "scatter3d", "x": [0.8051, 1.123], "y": [6.481, 9.604], "z": [7.097, 7.097]}, {"hoverinfo": "text", "hovertext": [], "legendgroup": "182", "legendrank": 182, "line": {"color": "#4E79A7", "dash": "solid", "width": 3}, "marker": {"color": "#4E79A7", "size": 0.75, "symbol": "circle"}, "mode": "markers+lines", "name": "46: Untitled (Edges)", "showlegend": false, "text": [], "type": "scatter3d", "x": [0.8051, 1.123, null], "y": [6.481, 9.604, null], "z": [7.097, 7.097, null]}, {"customdata": ["bedroom", "corridor"], "hoverinfo": "text", "hovertemplate": ["Click bedroom", "Click corridor"], "hovertext": ["bedroom", "corridor"], "legendgroup": "185", "legendrank": 185, "marker": {"color": ["#E63946", "#457B9D"], "line": {"width": 0}, "opacity": 1, "size": [36, 28], "sizemode": "diameter", "symbol": "circle"}, "mode": "markers+text", "name": "47: Untitled (Vertices)", "showlegend": false, "text": ["bedroom", "corridor"], "textfont": {"size": 14}, "type": "scatter3d", "x": [0.8051, -1.499], "y": [6.481, 9.164], "z": [10.41, 10.41]}, {"hoverinfo": "text", "hovertext": [], "legendgroup": "186", "legendrank": 186, "line": {"color": "#4E79A7", "dash": "solid", "width": 3}, "marker": {"color": "#4E79A7", "size": 0.75, "symbol": "circle"}, "mode": "markers+lines", "name": "47: Untitled (Edges)", "showlegend": false, "text": [], "type": "scatter3d", "x": [0.8051, -1.499, null], "y": [6.481, 9.164, null], "z": [10.41, 10.41, null]}], "layout": {"autosize": true, "height": 700, "margin": {"b": 40, "l": 40, "r": 40, "t": 40}, "paper_bgcolor": "#FFFFFF", "plot_bgcolor": "#FFFFFF", "scene": {"aspectmode": "data", "camera": {"center": {"x": 0, "y": 0, "z": 0}, "eye": {"x": -1.25, "y": -1.25, "z": 1.25}, "projection": {"type": "perspective"}, "up": {"x": 0, "y": 0, "z": 1}}, "xaxis": {"visible": false}, "yaxis": {"visible": false}, "zaxis": {"visible": false}}, "showlegend": true, "width": 900, "xaxis": {"showgrid": false, "visible": false, "zeroline": false}, "yaxis": {"showgrid": false, "visible": false, "zeroline": false}}}
